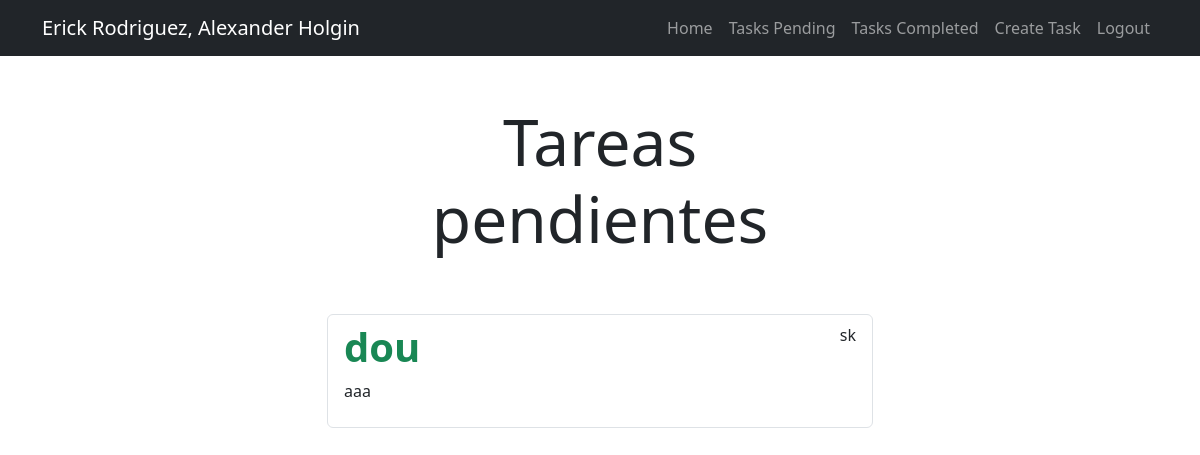
Page /tasks/ (signed in) on the committed database.
### tasks/models.py (models this page shows, shortened)
class Task(models.Model):
    title = models.CharField(max_length=100)
    description = models.TextField(blank=True)
    created = models.DateTimeField(auto_now_add=True)
    datecompleted = models.DateTimeField(null=True, blank=True)
    important = models.BooleanField(default=False)
    user = models.ForeignKey(User, on_delete=models.CASCADE)

### tasks/views.py (the view)
# urls.py: path('tasks/', views.tasks, name='tasks'),
@login_required
def tasks(request):
    tasks = Task.objects.filter(user=request.user, datecompleted__isnull=True)
    return render(request, "tasks.html",{'tasks': tasks})

### tasks/templates/tasks.html (shortened to what this page needs)
{% extends 'base.html' %}
{% block content %}
<main class="container">
    <div class="row">
        <div class="col-md-6 offset-md-3">
            <h1 class="text-center display-3 py-5">Tareas pendientes</h1>
            <ul class="list-group">
                {% for task in tasks %}
                <a class="list-group-item" href="{% url 'task_detail' task.id %}">
                        <header class="d-flex justify-content-between">
                            {% if task.important %}
                            <h1 class="fw-bold text-success">{{task.title}}</h1>
                            {% else %}
                            <h1 class="fw-bold">{{task.title}}</h1>
                            {% endif %}
                            <p>{{task.user.username}}</p>
                        </header>
                        <p>{{task.description}}</p>
                </a>
                {% endfor %}
            </ul>
        </div>
    </div>
</main>
{% endblock %}

### rows in the picture
Task: title "dou", user.username "sk", description "aaa"
